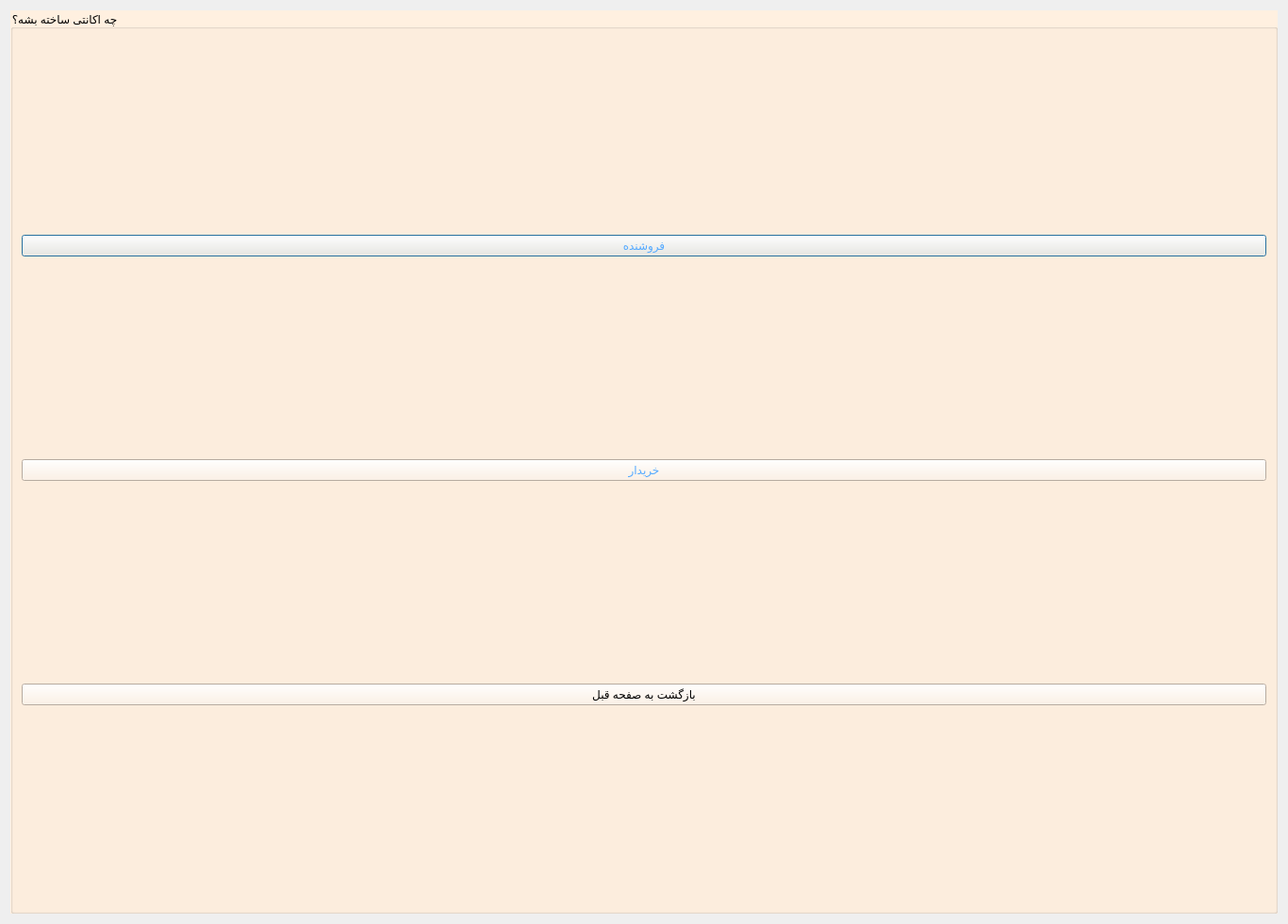
<?xml version="1.0" encoding="UTF-8"?>
<ui version="4.0">
 <class>SignUp</class>
 <widget class="QDialog" name="SignUp">
  <property name="geometry">
   <rect>
    <x>0</x>
    <y>0</y>
    <width>1366</width>
    <height>980</height>
   </rect>
  </property>
  <property name="windowTitle">
   <string>Dialog</string>
  </property>
  <layout class="QGridLayout" name="gridLayout">
   <item row="0" column="0">
    <widget class="QGroupBox" name="groupBox">
     <property name="styleSheet">
      <string notr="true">font: 75 14pt &quot;MS Shell Dlg 2&quot;;
background-color: rgb(255, 240, 224);

</string>
     </property>
     <property name="title">
      <string>چه اکانتی ساخته بشه؟</string>
     </property>
     <layout class="QVBoxLayout" name="verticalLayout">
      <item>
       <widget class="QPushButton" name="pushButton">
        <property name="styleSheet">
         <string notr="true">color: rgb(85, 170, 255);</string>
        </property>
        <property name="text">
         <string>فروشنده</string>
        </property>
       </widget>
      </item>
      <item>
       <widget class="QPushButton" name="pushButton_2">
        <property name="styleSheet">
         <string notr="true">color: rgb(85, 170, 255);</string>
        </property>
        <property name="text">
         <string>خریدار</string>
        </property>
       </widget>
      </item>
      <item>
       <widget class="QPushButton" name="pushButton_3">
        <property name="text">
         <string>بازگشت به صفحه قبل</string>
        </property>
       </widget>
      </item>
     </layout>
    </widget>
   </item>
  </layout>
 </widget>
 <resources/>
 <connections/>
</ui>
